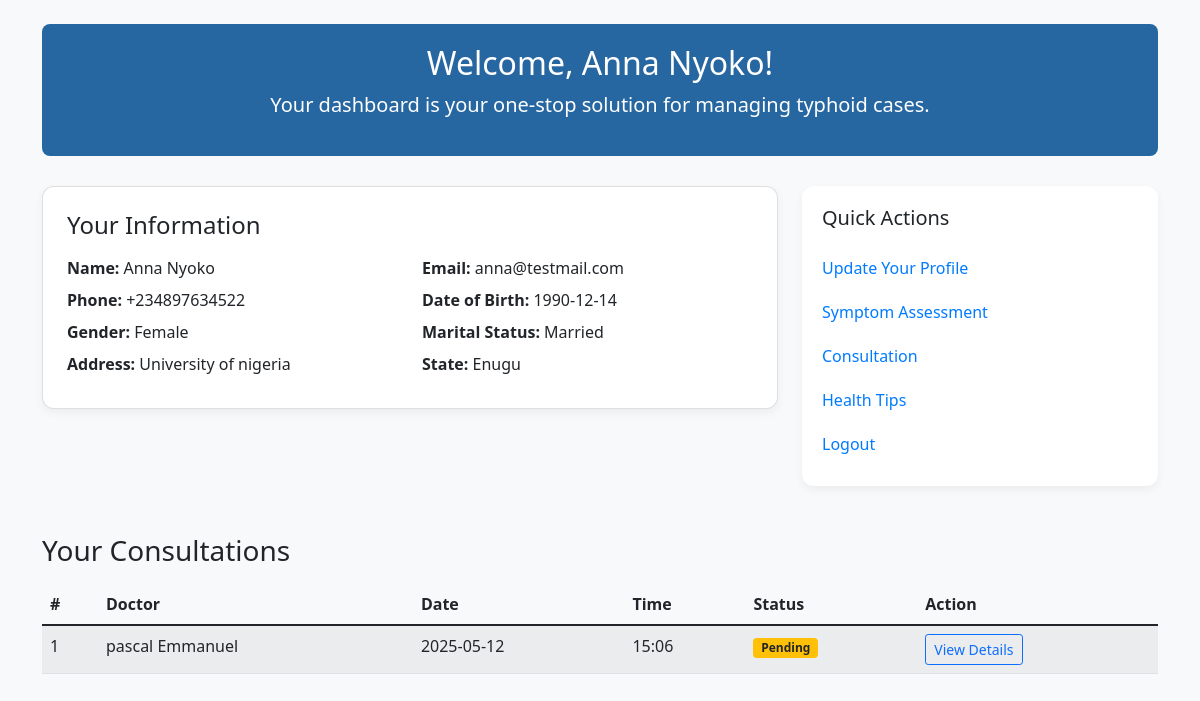
Page /dashboard (signed in) on the earlier database version.
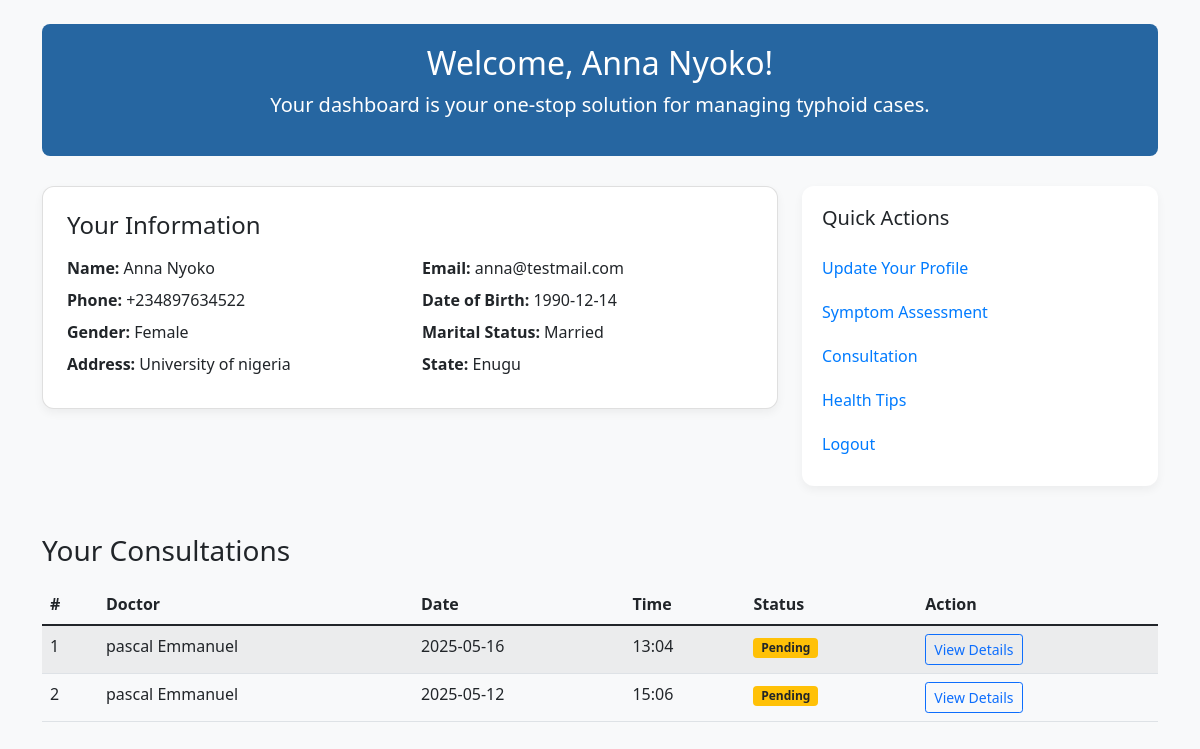
Same page on the later database version.
### run.py (models this page shows, shortened)
class Consultation(db.Model):
    id = db.Column(db.Integer, primary_key=True)
    user_id = db.Column(db.Integer, db.ForeignKey('user.id'))
    doctor_id = db.Column(db.Integer, db.ForeignKey('doctor.id'))
    status = db.Column(db.String(20), default="Pending")  # Pending, Approved, Rejected
    appointment_date = db.Column(db.Date)
    appointment_time = db.Column(db.Time)
    user = db.relationship('User', backref='consultations')
    doctor = db.relationship('Doctor', backref='consultations')

class Doctor(db.Model):
    id = db.Column(db.Integer, primary_key=True)
    name = db.Column(db.String(100))
    email = db.Column(db.String(100))
    phone = db.Column(db.String(20))
    dob = db.Column(db.Date)
    gender = db.Column(db.String(10))
    marital_status = db.Column(db.String(20))
    address = db.Column(db.String(200))
    state = db.Column(db.String(50))
    hospital_id = db.Column(db.Integer, db.ForeignKey('hospital.id'))
    password = db.Column(db.String(200))  # <-- Add this line
    hospital = db.relationship('Hospital', backref='doctors')

### run.py (the view)
@app.route('/dashboard')
@login_required
def user_dashboard():
    consultations = Consultation.query.filter_by(user_id=current_user.id).order_by(Consultation.appointment_date.desc()).all()
    return render_template('user_dashboard.html', user=current_user,  consultations=consultations)

### run.py (called while the page is built)
@login_manager.user_loader
def load_user(user_id):
    user = User.query.get(int(user_id))
    if user:
        return user
    return Doctor.query.get(int(user_id))  # fallback

### templates/user_dashboard.html (shortened to what this page needs)
<!DOCTYPE html>
<html lang="en">
<head>
    <link href="https://cdn.jsdelivr.net/npm/bootstrap@5.1.3/dist/css/bootstrap.min.css" rel="stylesheet">
    <link rel="stylesheet" href="{{ url_for('static', filename='css/dashboard.css') }}">
</head>
<body>
<div class="container mt-4">
    <div class="dashboard-header text-center">
        <h2>Welcome, {{ user.name }}!</h2>
        <p class="lead">Your dashboard is your one-stop solution for  managing typhoid cases.</p>
    </div>
    <div class="row">
        <div class="col-lg-8 mb-4">
            <div class="card p-4">
                <h4 class="mb-3">Your Information</h4>
                <div class="row">
                    <div class="col-sm-6 mb-2"><strong>Name:</strong> {{ user.name }}</div>
                    <div class="col-sm-6 mb-2"><strong>Email:</strong> {{ user.email }}</div>
                    <div class="col-sm-6 mb-2"><strong>Phone:</strong> {{ user.phone }}</div>
                    <div class="col-sm-6 mb-2"><strong>Date of Birth:</strong> {{ user.dob }}</div>
                    <div class="col-sm-6 mb-2"><strong>Gender:</strong> {{ user.gender }}</div>
                    <div class="col-sm-6 mb-2"><strong>Marital Status:</strong> {{ user.marital_status }}</div>
                    <div class="col-sm-6 mb-2"><strong>Address:</strong> {{ user.address }}</div>
                    <div class="col-sm-6 mb-2"><strong>State:</strong> {{ user.state }}</div>
                </div>
            </div>
        </div>
        <div class="col-lg-4">
            <div class="sidebar-actions">
                <h5 class="mb-3">Quick Actions</h5>
                <a href="{{ url_for('update_profile') }}">Update Your Profile</a>
                <a href="{{ url_for('symptom_assessment') }}">Symptom Assessment</a>
                <a href="{{ url_for('book_consultation') }}">Consultation</a>
                <a href="{{ url_for('health_tips') }}">Health Tips</a>
                <a href="{{ url_for('logout') }}">Logout</a>
            </div>
        </div>
    </div>
    <h3 class="mt-5">Your Consultations</h3>
<table class="table table-striped mt-3">
    <thead>
        <tr>
            <th>#</th>
            <th>Doctor</th>
            <th>Date</th>
            <th>Time</th>
            <th>Status</th>
            <th>Action</th>
        </tr>
    </thead>
    <tbody>
        {% for c in consultations %}
        <tr>
            <td>{{ loop.index }}</td>
            <td>{{ c.doctor.name }}</td>
            <td>{{ c.appointment_date.strftime('%Y-%m-%d') }}</td>
            <td>{{ c.appointment_time.strftime('%H:%M') }}</td>
            <td>
                {% if c.status == 'Pending' %}
                    <span class="badge bg-warning text-dark">Pending</span>
                {% elif c.status == 'Approved' %}
                    <span class="badge bg-success">Approved</span>
                {% elif c.status == 'Rejected' %}
                    <span class="badge bg-danger">Rejected</span>
                {% endif %}
            </td>
            <td>
                <a href="{{ url_for('consultation_details', consultation_id=c.id) }}" class="btn btn-sm btn-outline-primary">
                    View Details
                </a>
            </td>
        </tr>
        {% else %}
        <tr>
            <td colspan="6">No consultations booked yet.</td>
        </tr>
        {% endfor %}
    </tbody>
</table>
</div>
</body>
</html>

Differences in the rows shown:
added Consultation: doctor.name "pascal Emmanuel", appointment_date "2025-05-16", appointment_time "13:04", status "Pending"
